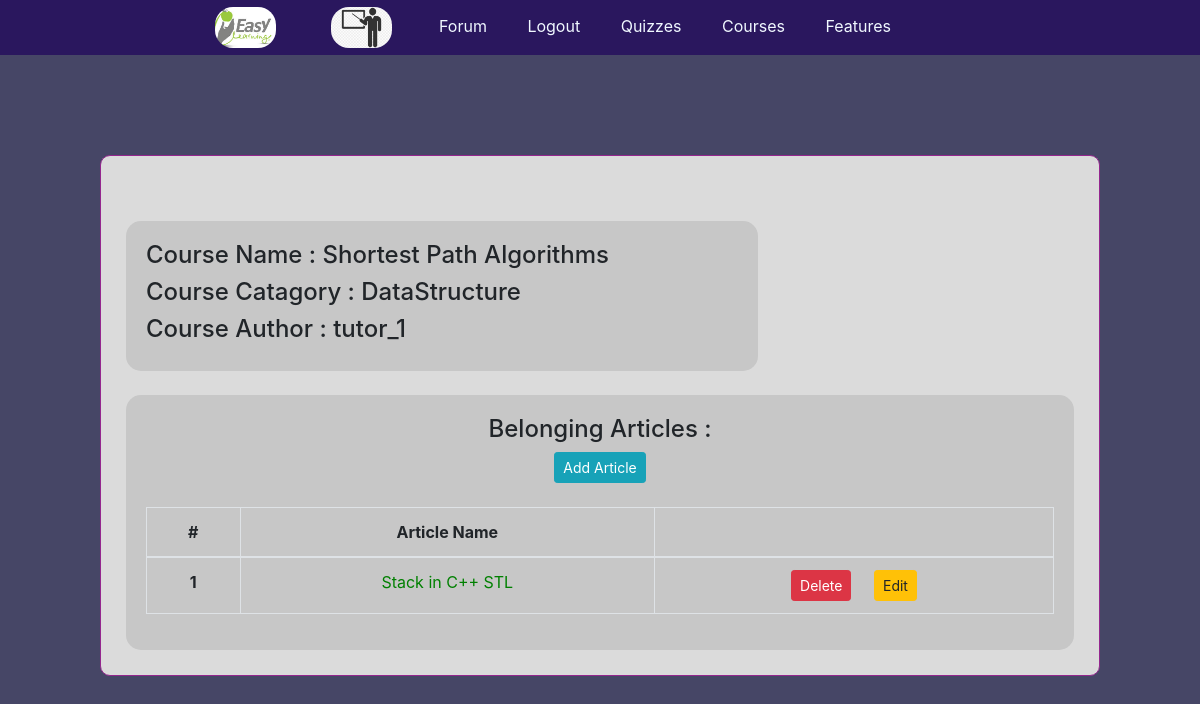
Screenshot of /course/course_details/24/ (signed in) with the database file from the repository.
### app_course/models.py (models this page shows, shortened)
class Course(models.Model):
    author = models.ForeignKey(
        User, on_delete=models.CASCADE, related_name="course_author")
    catagory = models.ForeignKey(
        Catagory, on_delete=models.CASCADE, related_name="course_catagory")
    name = models.CharField(max_length=264)
    created = models.DateTimeField(auto_now_add=True)
    def __str__(self):
        return self.name
    class Meta:
        ordering = ('-created',)

class Catagory(models.Model):
    name = models.CharField(max_length=100)
    def __str__(self):
        return self.name
    class Meta:
        verbose_name_plural = 'Catagories'

class Article(models.Model):
    author = models.ForeignKey(
        User, on_delete=models.CASCADE, related_name="article_author")
    course = models.ForeignKey(
        Course, on_delete=models.CASCADE, related_name="article_course")
    title = models.CharField(max_length=200)
    content = models.TextField(max_length=3000)
    created = models.DateTimeField(auto_now_add=True)
    class Meta:
        ordering = ('-created',)

### app_login/models.py (models this page shows)
class User(AbstractUser):
    is_student = models.BooleanField(default=False)
    is_tutor = models.BooleanField(default=False)
    def __str__(self):
        return self.username

### app_course/views.py (the view)
# urls.py: path('course_details/<pk>/', views.courseDetails, name="course_details"),
@login_required
@tutor_required
def courseDetails(request, pk):
    cur_course = get_object_or_404(Course, pk=pk, author=request.user)
    return render(request, 'app_course/course_details.html', {'course': cur_course})

### templates/app_course/course_details.html (shortened to what this page needs)
{% extends 'base.html' %}
{% block body_block %}
<div class="container">
    <div class="row">
        <div class="col-sm-8" id="div-1">
            <h4>Course Name : {{course}}</h4>
            <h4>Course Catagory : {{course.catagory}}</h4>
            <h4>Course Author : {{course.author}}</h4>
        </div>
    </div>
    <br>
    <div class="row">
        <div class="col" id="div-2">
            <h4>Belonging Articles :</h4>
            <a href="{% url 'app_course:add_article' pk=course.pk %}" class="btn btn-info btn-sm">Add Article</a>
            <br><br>
            <table class="table table-bordered table-hover">
                <thead>
                    <tr style="text-align: center;">
                        <th>#</th>
                        <th>Article Name</th>
                        <th></th>
                    </tr>
                </thead>
                <tbody>
                    {% for item in course.article_course.all %}
                    <tr style="text-align: center;">
                        <th>{{forloop.counter}}</th>
                        <td><a href="{% url 'app_course:article_details' pk=item.pk %}"
                                style="text-decoration: none; color: green;"> {{item.title}} </a></td>
                        <td>
                            <a href="{% url 'app_course:delete_article' pk=item.pk %}"
                                class="btn btn-danger btn-sm">Delete</a>
                            <a href="{% url 'app_course:edit_article' pk=item.pk %}"
                                class="btn btn-warning btn-sm">Edit</a>
                        </td>
                    </tr>
                    {% empty %}
                    <tr style="text-align: center;">
                        <td colspan="3">This Course Has No Article Yet</td>
                    </tr>
                    {% endfor %}
                </tbody>
            </table>
        </div>
    </div>
</div>
{% endblock %}

### static/css/base.css (style rules this page uses)
body { background-color: rgb(70, 70, 102); }

### templates/app_course/course_details.html (style rules this page uses)
#div-1 { background-color: rgb(199, 199, 199); padding: 20px; border-radius: 15px; text-align: left; }
#div-2 { background-color: rgb(199, 199, 199); padding: 20px; border-radius: 15px; }

### rows the page displays
Course: name "Shortest Path Algorithms", catagory "DataStructure", author "tutor_1"
Article: title "Stack in C++ STL"
